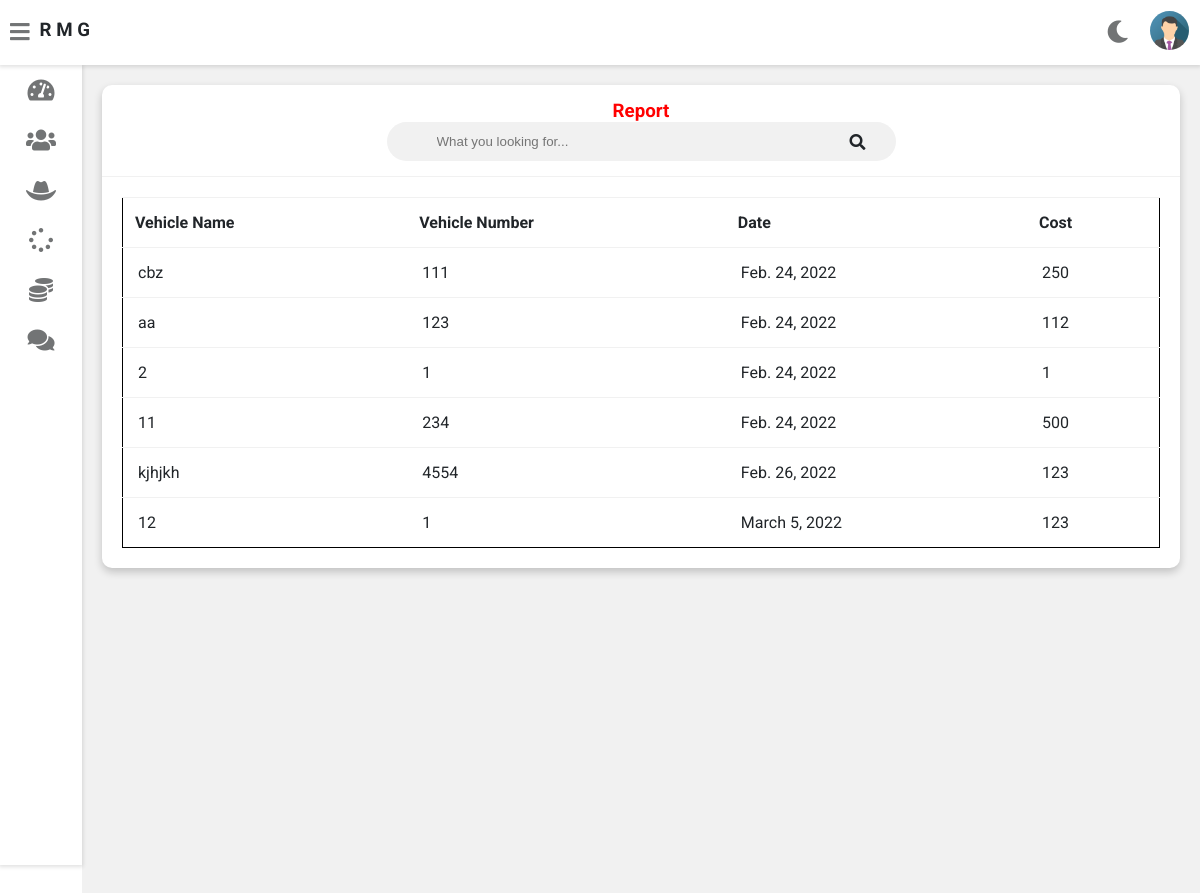
Page /admin-report (signed in) on the committed database.
### vehicle/models.py (models this page shows, shortened)
class Request(models.Model):
    cat=(('two wheeler with gear','two wheeler with gear'),('two wheeler without gear','two wheeler without gear'),('three wheeler','three wheeler'),('four wheeler','four wheeler'))
    category=models.CharField(max_length=50,choices=cat)
    vehicle_no=models.PositiveIntegerField(null=False)
    vehicle_name = models.CharField(max_length=40,null=False)
    vehicle_model = models.CharField(max_length=40,null=False)
    vehicle_brand = models.CharField(max_length=40,null=False)
    problem_description = models.CharField(max_length=500,null=False)
    date=models.DateField(auto_now=True)
    cost=models.PositiveIntegerField(null=True)
    customer=models.ForeignKey('Customer', on_delete=models.CASCADE,null=True)
    mechanic=models.ForeignKey('Mechanic',on_delete=models.CASCADE,null=True)
    stat=(('Pending','Pending'),('Approved','Approved'),('Repairing','Repairing'),('Repairing Done','Repairing Done'),('Released','Released'))
    status=models.CharField(max_length=50,choices=stat,default='Pending',null=True)

### vehicle/views.py (the view)
# urls.py: path('admin-report', views.admin_report_view,name='admin-report'),
@login_required(login_url='adminlogin')
def admin_report_view(request):
    reports=models.Request.objects.all().filter(Q(status="Repairing Done") | Q(status="Released"))
    dict={
        'reports':reports,
    }
    return render(request,'vehicle/admin_report.html',context=dict)

### templates/vehicle/admin_report.html (shortened to what this page needs)
{% extends 'vehicle/adminbase.html' %}
{% block content %}
	<div class="wrapper">
		<div class="row">
			<div class="col-12 col-m-12 col-sm-12">
				<div class="card">
					<div class="card-header">
						<h3 style="color:red; text-align:center" >Report
						</h3>
						<form class="navbar-search">
						<input type="text" name="Search" id="Search5" class="navbar-search-input" placeholder="What you looking for...">
						<i class="fas fa-search"></i>
						</form>
					</div>
					<div class="card-content">
						<table id="myTable5">
							<thead>
                <tr>
                  <th>Vehicle Name</th>
                  <th>Vehicle Number</th>
                  <th>Date</th>
                  <th>Cost</th>
                </tr>
							</thead>
							<tbody>
                {% for r in reports %}
                <tr>
                  <td> {{r.vehicle_name}}</td>
                  <td> {{r.vehicle_no}}</td>
                  <td>{{r.date}}</td>
                  <td>{{r.cost}}</td>
                </tr>
                {% endfor %}
							</tbody>
						</table>
					</div>
				</div>
			</div>
		</div>
<br><br><br><br><br><br><br><br><br><br><br><br><br><br><br><br>
	</div>
{% endblock content %}

### static/style.css (style rules this page uses)
:root { --primary-color: #4834d4; --success-color: #6ab04c; --warning-color: #f0932b; --danger-color: #eb4d4b; --light-color: #212529; --light-second-color: #727475; --light-background: #ffffff; --light-second-background: #f1f1f1; --dark-color: #909090; --dark-second-color: #f5f6fa; --dark-background: #23242D; --dark-second-background: #181818; }
.light { --main-bg-color: var(--light-background); --second-bg-color: var(--light-second-background); --main-color: var(--light-color); --second-color: var(--light-second-color); }
* { box-sizing: border-box; }
body { font-family: 'Roboto', sans-serif; background: var(--main-bg-color); color: var(--main-color); margin: 0; }
.navbar-search { position: relative; margin: auto; width: 50%; }
.navbar-search input { background: var(--second-bg-color); border: none; padding: 12px 50px 12px 50px; width: 100%; outline: none; color: var(--main-color); border-radius: 20px; }
.navbar-search i { position: absolute; top: 50%; right: 20px; transform: translateY(-50%); color: var(--second-color); cursor: pointer; }
.wrapper { padding: 10px; margin-left: 82px; padding-top: 75px; background: var(--second-bg-color); transition: margin-left .5s; }
.row { display: flex; flex-wrap: wrap; flex-direction: row; }
.row:after, .row:before { box-sizing: border-box; }
[class*="col-"] { padding: 10px; }
@media only screen and (min-width: 600px) { .col-sm-12 { width: 100%; } }
@media only screen and (min-width: 768px) { .col-m-12 { width: 100%; } }
@media only screen and (min-width: 992px) { .col-12 { width: 100%; } }
.card { background: var(--main-bg-color); color: var(--main-color); border-radius: 10px; margin-bottom: 10px; box-shadow: 0 4px 8px 0 rgba(0,0,0,0.2); }
.card-header { padding: 15px 30px; border-bottom: 1px solid var(--second-bg-color); position: relative; }
.card-header i { color: var(--main-color); position: absolute; right: 30px; top: 50%; transform: translateY(-50%); }
.card-header h3 { margin: 0; }
.card-content { padding: 20px; overflow-x: auto; }
table { border-collapse: collapse; border: 1px solid black; width: 100%; }
table td { border-top: 1px solid var(--second-bg-color); padding: 15px; }
table th { border-top: 1px solid var(--second-bg-color); border-bottom: 1px solid var(--second-bg-color); padding: 15px 12px; text-align: left; }

### rows in the picture
Request: vehicle_name "cbz", vehicle_no "111", date "Feb. 24, 2022", cost "250"
Request: vehicle_name "aa", vehicle_no "123", date "Feb. 24, 2022", cost "112"
Request: vehicle_name "2", vehicle_no "1", date "Feb. 24, 2022", cost "1"
Request: vehicle_name "11", vehicle_no "234", date "Feb. 24, 2022", cost "500"
Request: vehicle_name "kjhjkh", vehicle_no "4554", date "Feb. 26, 2022", cost "123"
Request: vehicle_name "12", vehicle_no "1", date "March 5, 2022", cost "123"
